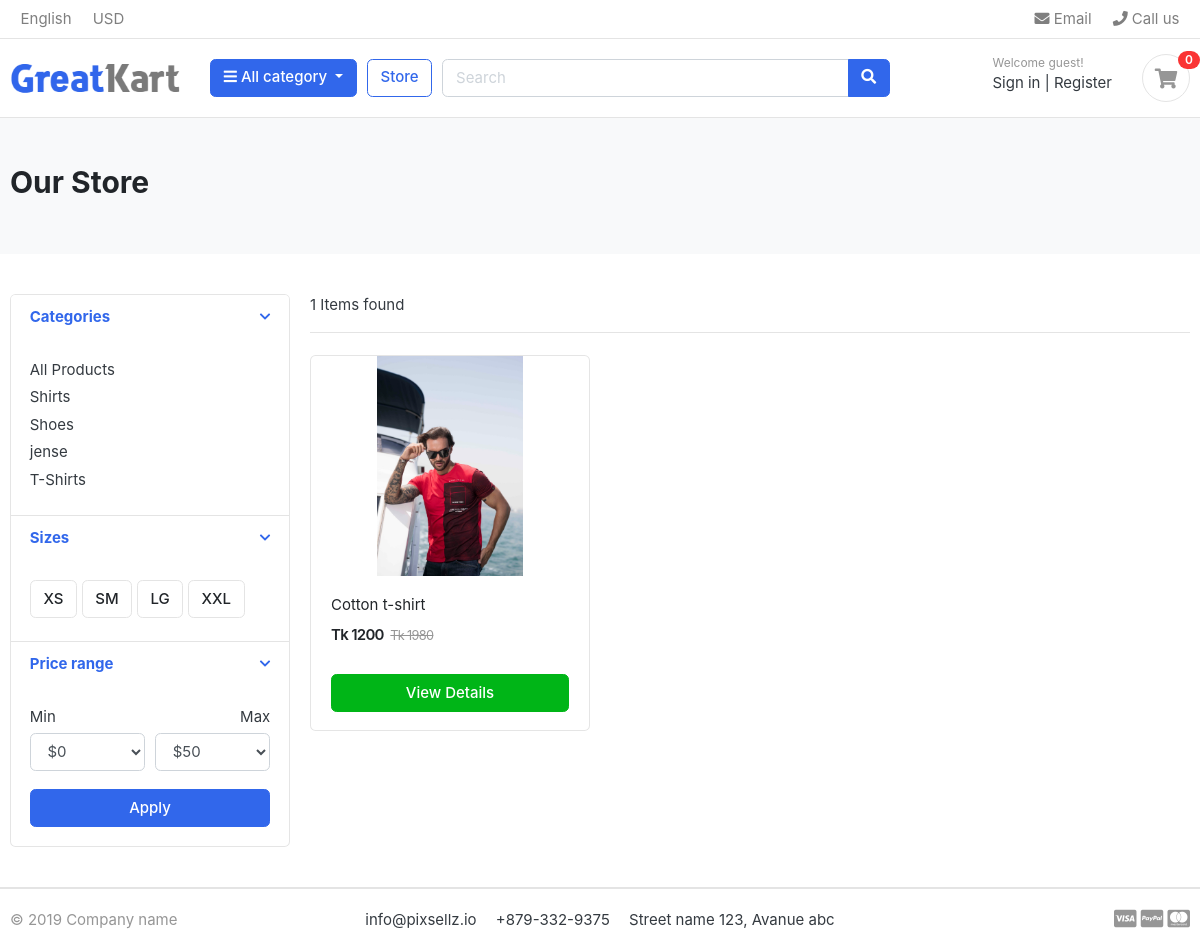
The page /store/t-shirts/ on the database as committed earlier.
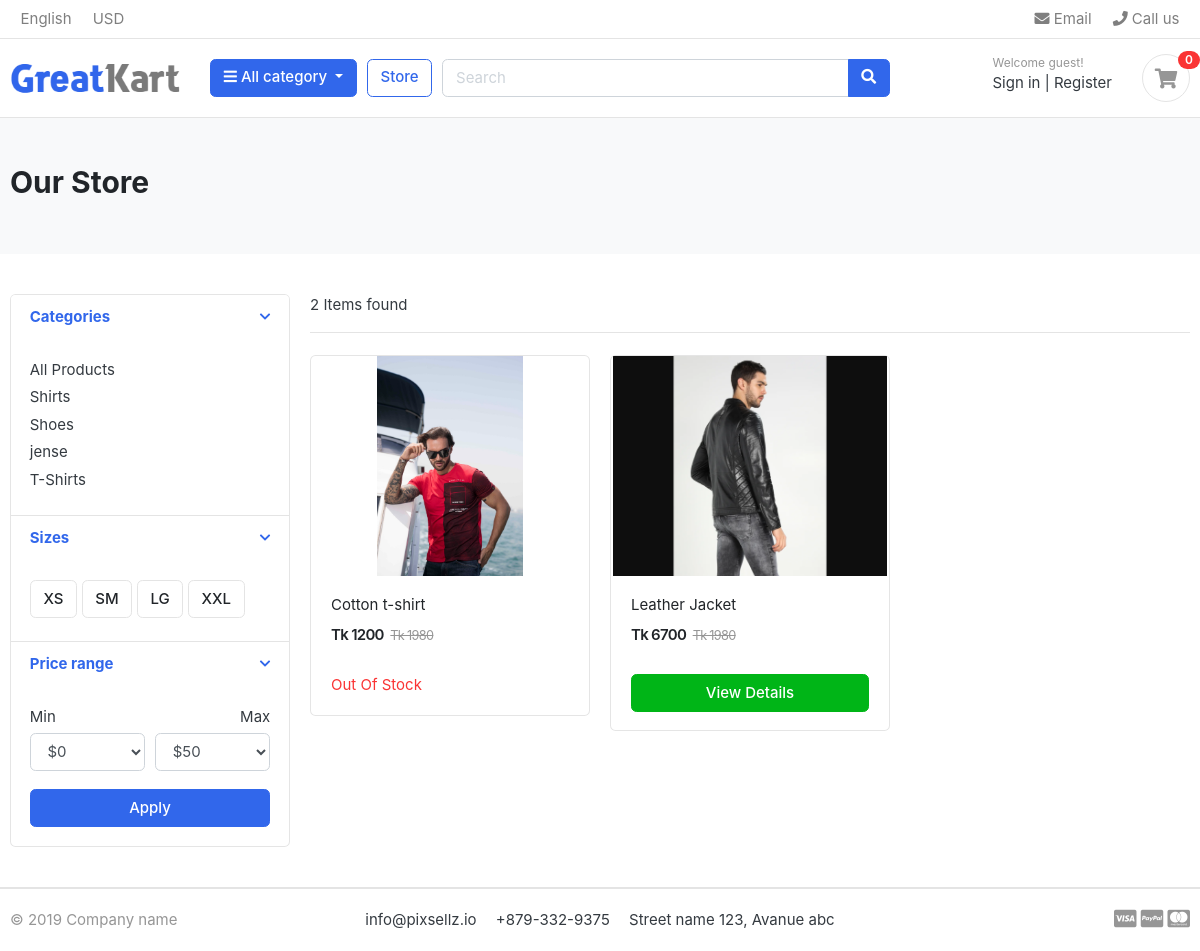
The same page on the database as committed later.
### category/models.py (models this page shows, shortened)
class Category(models.Model):
    category_name = models.CharField(max_length=100 , unique=True)
    slug = models.SlugField(max_length=100)
    description = models.TextField(blank=True)
    image = models.ImageField(upload_to="photos/caretogies")
    class Meta:
        verbose_name ='category'
        verbose_name_plural = 'categories'
    def get_url(self):
        return reverse("product_by_category", args=[self.slug])

### product/models.py (models this page shows, shortened)
class Product(models.Model):
    product_name    = models.CharField(max_length=100, unique=True)
    slug            = models.SlugField(max_length=100)
    descriptions    = models.TextField(blank= True)
    price           = models.IntegerField()
    images          = models.ImageField(upload_to='photos/products')
    stock           = models.IntegerField()
    is_available    = models.BooleanField(default=True)
    category        = models.ForeignKey(Category, on_delete=models.CASCADE)
    created_date    = models.DateTimeField(auto_now_add=True)
    modified_date   = models.DateTimeField(auto_now=True)
    def get_product_url(self):
        return reverse("product_detail", args=[self.category.slug , self.slug])

### product/views.py (the view)
# urls.py: path("store/", include("product.urls")),
def store(request, category_slug= None):
    categories  = None
    products = None
    if category_slug != None:
        categories = get_object_or_404(Category, slug = category_slug)
        products = Product.objects.filter(category = categories , is_available = True)
        paginator = Paginator(products, 3)
        page = request.GET.get("page")
        paginate_product = paginator.get_page(page)
        paginate_product_count = products.count()
    else:
        products = Product.objects.all().filter(is_available = True)
        paginator = Paginator(products, 3)
        page = request.GET.get("page")
        paginate_product = paginator.get_page(page)
        paginate_product_count = products.count()
    context = {"products": paginate_product, "product_count": paginate_product_count}
    return render(request, "product/store.html", context)

### cart/context_processor.py (called while the page is built)
def counter(request):
    if "admin" in request.path:
        return {}
    else:
        try:
            cart_count = 0
            cart = Cart.objects.filter(cart_id = _cart_id(request))
            cart_items = Cart_Item.objects.all().filter(cart = cart[:1])
            for cart_item in cart_items:
                cart_count += cart_item.quantity
        except Cart.DoesNotExist:
            cart_item = 0
        return dict(cart_count = cart_count)

### cart/views.py (called while the page is built)
def _cart_id(request):
    cart = request.session.session_key
    if not cart:
        cart = request.session.create()
    return cart

### category/category_context_procesor.py (called while the page is built)
def menu_links(requlest):
    links = Category.objects.all()
    return dict(links = links)

### product/templates/product/store.html (shortened to what this page needs)
{% extends 'main.html' %}
{% load static %}
{% block content %}
    <section class="section-pagetop bg">
    <div class="container">
        <h2 class="title-page">Our Store</h2>
    </div>
    </section>
    <section class="section-content padding-y">
        <div class="container">
        <div class="row">
            <aside class="col-md-3">
        <div class="card">
            <article class="filter-group">
                <header class="card-header">
                    <a href="#" data-toggle="collapse" data-target="#collapse_1" aria-expanded="true" class="">
                        <i class="icon-control fa fa-chevron-down"></i>
                        <h6 class="title">Categories</h6>
                    </a>
                </header>
                <div class="filter-content collapse show" id="collapse_1" >
                    <div class="card-body">
                        <ul class="list-menu">
                            <li><a href="">All Products </a></li>
                        {% for category in  links %}
                        <li><a href="{{category.category_url}}">{{category.category_name}} </a></li>
                        {% endfor %}
                        </ul>
                    </div>
                </div>
            </article>
            <article class="filter-group">
                <header class="card-header">
                    <a href="#" data-toggle="collapse" data-target="#collapse_4" aria-expanded="true" class="">
                        <i class="icon-control fa fa-chevron-down"></i>
                        <h6 class="title">Sizes </h6>
                    </a>
                </header>
                <div class="filter-content collapse show" id="collapse_4" >
                    <div class="card-body">
                      <label class="checkbox-btn">
                        <span class="btn btn-light"> XS </span>
                      </label>
                      <label class="checkbox-btn">
                        <span class="btn btn-light"> SM </span>
                      </label>
                      <label class="checkbox-btn">
                        <span class="btn btn-light"> LG </span>
                      </label>
                      <label class="checkbox-btn">
                        <span class="btn btn-light"> XXL </span>
                      </label>
                </div>
                </div>
            </article>
            <article class="filter-group">
                <header class="card-header">
                    <a href="#" data-toggle="collapse" data-target="#collapse_3" aria-expanded="true" class="">
                        <i class="icon-control fa fa-chevron-down"></i>
                        <h6 class="title">Price range </h6>
                    </a>
                </header>
                <div class="filter-content collapse show" id="collapse_3" >
                    <div class="card-body">
                        <div class="form-row">
                        <div class="form-group col-md-6">
                          <label>Min</label>
                              <select class="mr-2 form-control">
                                <option value="0">$0</option>
                            </select>
                        </div>
                        <div class="form-group text-right col-md-6">
                          <label>Max</label>
                              <select class="mr-2 form-control">
                                <option value="50">$50</option>
                            </select>
                        </div>
                        </div>
                        <button class="btn btn-block btn-primary">Apply</button>
                    </div>
                </div>
            </article>
        </div>
            </aside>
            <main class="col-md-9">
        <header class="border-bottom mb-4 pb-3">
                <div class="form-inline">
                    <span class="mr-md-auto">{{product_count}} Items found </span>
                </div>
        </header>
        <div class="row">
            {% for product in  products %}
            <div class="col-md-4">
                <figure class="card card-product-grid">
                    <div class="img-wrap">
                         <a href="{{product.get_product_url}}"><img  src="{{product.images.url}}"></a>
                    </div>
                    <figcaption class="info-wrap">
                        <div class="fix-height">
                            <a href="{{product.get_url}}" class="title">{{product.product_name}}</a>
                            <div class="price-wrap mt-2">
                                <span class="price">Tk {{product.price}}</span>
                                <del class="price-old">Tk 1980</del>
                            </div>
                        </div>
                        {% if product.stock == 0 %}
                            <span class="text-danger">Out Of Stock</span>
                        {% else %}
                        <a href="{{product.get_product_url}}" class="btn btn-block btn-success">View Details </a>
                        {% endif %}
                    </figcaption>
                </figure>
            </div>
            {% endfor %}
        </div>
            </main>
        </div>
        </div>
        </section>
{% endblock content %}

### templates/main.html (shortened to what this page needs)
{% load static %}
<!DOCTYPE html>
<html lang="en">
<head>
<link href="{% static 'css/bootstrap.css' %}" rel="stylesheet" type="text/css"/>
<link href="{% static 'fonts/fontawesome/css/all.min.css' %}" type="text/css" rel="stylesheet">
<link href="{% static 'css/ui.css' %}" rel="stylesheet" type="text/css"/>
<link href="{% static 'css/responsive.css' %}" rel="stylesheet" media="only screen and (max-width: 1200px)" />
</head>
<body>
    {% include 'navbar.html' %}
    {% block content %}
    {% endblock content %}
    {% include 'footer.html' %}
</body>
</html>

### templates/navbar.html (shortened to what this page needs)
{% load static %}
<header class="section-header">
    <nav class="navbar p-md-0 navbar-expand-sm navbar-light border-bottom">
    <div class="container">
      <div class="collapse navbar-collapse" id="navbarTop4">
        <ul class="navbar-nav mr-auto">
            <li class="nav-item dropdown">
                 <a href="#" class="nav-link">   English </a>
            </li>
            <li class="nav-item dropdown">
                <a href="#" class="nav-link"> USD </a>
            </li>
        </ul>
        <ul class="navbar-nav">
            <li><a href="#" class="nav-link"> <i class="fa fa-envelope"></i> Email </a></li>
            <li><a href="#" class="nav-link"> <i class="fa fa-phone"></i> Call us </a></li>
        </ul>
      </div>
    </div>
    </nav>
    <section class="header-main border-bottom">
        <div class="container">
    <div class="row align-items-center">
        <div class="col-lg-2 col-md-3 col-6">
            <a href="{% url 'home' %}" class="brand-wrap">
                <img  class="logo" src="{% static './images/logo.png' %}">
            </a>
        </div>
        <div class="col-lg col-sm col-md col-6 flex-grow-0">
            <div class="category-wrap dropdown d-inline-block float-right">
                <button type="button" class="btn btn-primary dropdown-toggle" data-toggle="dropdown">
                    <i class="fa fa-bars"></i> All category
                </button>
            </div>
        </div>
        <a href="{% url 'store' %}" class="btn btn-outline-primary">Store</a>
        <div class="col-lg  col-md-6 col-sm-12 col">
            <form action="#" class="search">
                <div class="input-group w-100">
                    <input type="text" class="form-control" style="width:60%;" placeholder="Search">
                    <div class="input-group-append">
                      <button class="btn btn-primary" type="submit">
                        <i class="fa fa-search"></i>
                      </button>
                    </div>
                </div>
            </form>
        </div>
        <div class="col-lg-3 col-sm-6 col-8 order-2 order-lg-3">
                    <div class="d-flex justify-content-end mb-3 mb-lg-0">
                        <div class="widget-header">
                            <small class="title text-muted">Welcome guest!</small>
                            <div>
                                <a href="./signin.html">Sign in</a> <span class="dark-transp"> | </span>
                                <a href="./register.html"> Register</a>
                            </div>
                        </div>
                        <a href="{% url 'cart' %}" class="widget-header pl-3 ml-3">
                            <div class="icon icon-sm rounded-circle border"><i class="fa fa-shopping-cart"></i></div>
                            <span class="badge badge-pill badge-danger notify">{{cart_count}}</span>
                        </a>
                    </div>
                </div>
    </div>
        </div>
    </section>
    </header>

### templates/footer.html
{% load static %}
<footer class="section-footer border-top">
	<div class="container">
		<section class="footer-bottom border-top row">
			<div class="col-md-2">
				<p class="text-muted"> &copy 2019 Company name </p>
			</div>
			<div class="col-md-8 text-md-center">
				<span  class="px-2">info@pixsellz.io</span>
				<span  class="px-2">+879-332-9375</span>
				<span  class="px-2">Street name 123, Avanue abc</span>
			</div>
			<div class="col-md-2 text-md-right text-muted">
				<i class="fab fa-lg fa-cc-visa"></i>
				<i class="fab fa-lg fa-cc-paypal"></i>
				<i class="fab fa-lg fa-cc-mastercard"></i>
			</div>
		</section>
	</div>
</footer>

### App/static/css/ui.css (style rules this page uses)
html { font-family: "Inter", sans-serif; font-size: 15px; }
.img-wrap { text-align: center; display: block; }
.img-wrap img { max-width: 100%; }
.price-wrap { letter-spacing: -0.7px; }
.icon-xs, .icon-sm, .icon-md, .icon-lg { display: inline-block; text-align: center; flex-shrink: 0; flex-grow: 0; }
.icon-sm { width: 48px; height: 48px; line-height: 48px !important; font-size: 20px; }
.padding-y { padding-top: 40px; padding-bottom: 40px; }
figure { margin-bottom: 0; }
article:after, .form-group:after { display: block; clear: both; content: ""; }
.bg { background-color: #f8f9fa; }
.title-page { color: #212529; }
p:last-child { margin-bottom: 0; }
.header-main { position: relative; padding-top: 1rem; padding-bottom: 1rem; }
.brand-wrap .logo, .navbar-brand .logo { margin-right: 7px; max-height: 42px; display: inline-block; }
.widget-header { display: inline-block; vertical-align: middle; position: relative; }
.widget-header a { color: #343a40; }
.widget-header i { color: #969696; }
.widget-header .title { display: block; }
.widget-header .notify { position: absolute; top: -3px; right: -10px; }
.footer-bottom { padding-top: 20px; padding-bottom: 20px; }
.btn-light { background-color: #fff; border-color: #e4e4e4; }
[class*=list-] li:after { visibility: hidden; display: block; content: ""; overflow: hidden; height: 0; clear: both; }
.list-menu { list-style: none; margin: 0; padding-left: 0; }
.list-menu li { margin-bottom: 5px; }
.list-menu a { color: #343a40; }
[class*=card-product] a.title { color: #212529; display: block; }
[class*=card-product] .img-wrap { overflow: hidden; position: relative; }
[class*=card-product] .img-wrap img { height: 100%; max-width: 100%; width: auto; display: inline-block; -o-object-fit: cover; object-fit: cover; }
.card-product-grid { margin-bottom: 20px; }
.card-product-grid .img-wrap { border-radius: 0.2rem 0.2rem 0 0; height: 220px; }
.card-product-grid .info-wrap { overflow: hidden; padding: 18px 20px; }
.card-product-grid .fix-height { height: 80px; overflow: hidden; }
.card .img-wrap { overflow: hidden; }
.notify { position: absolute; top: -4px; right: -10px; display: inline-block; padding: 0.25em 0.6em; font-size: 12px; line-height: 1; text-align: center; border-radius: 3rem; color: #fff; background-color: #fa3434; }
.price { font-weight: 600; color: #212529; }
.price-old { color: #969696; margin-left: 3px; font-size: 85%; }
.icon-control { margin-top: 5px; float: right; font-size: 80%; }
.card-header .title { margin-bottom: 0; line-height: 1.5; }
.filter-group { border-bottom: 1px solid #e4e4e4; }
.filter-group .card-header { border-bottom: 0; }
.filter-group:last-child { border-bottom: 0; }
.checkbox-btn { position: relative; }
.section-pagetop { padding: 45px 0; }

Rows that differ between the two databases and show on the page:
changed Product "Cotton t-shirt": stock "View Details" → "Out Of Stock"
added Product: images (picture), product_name "Leather Jacket", price "6700"
Other text that changed with them:
{{ product_count }}: "1" → "2"
